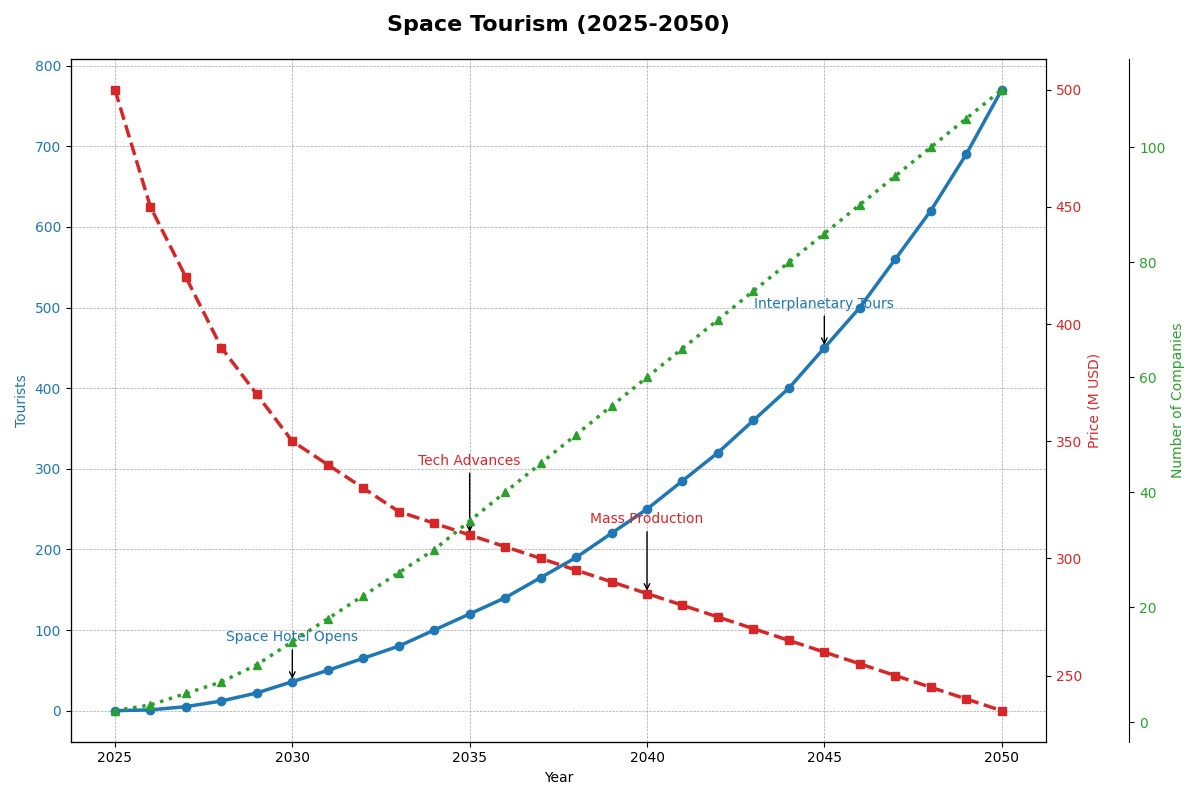

Generate this figure with Python:
import matplotlib.pyplot as plt
import numpy as np

years = np.arange(2025, 2051)

# Original data series
num_space_tourists = [
    0, 1, 5, 12, 22, 36, 50, 65, 80, 100, 120, 140, 
    165, 190, 220, 250, 285, 320, 360, 400, 450, 
    500, 560, 620, 690, 770 
]

avg_ticket_price = [
    500, 450, 420, 390, 370, 350, 340, 330, 320, 315, 
    310, 305, 300, 295, 290, 285, 280, 275, 270, 
    265, 260, 255, 250, 245, 240, 235
]

# Adding the new data series: number of companies
num_companies = [
    2, 3, 5, 7, 10, 14, 18, 22, 26, 30, 35, 40, 
    45, 50, 55, 60, 65, 70, 75, 80, 85, 
    90, 95, 100, 105, 110 
]

fig, ax1 = plt.subplots(figsize=(12, 8))

# Plotting the number of tourists
color1 = 'tab:blue'
ax1.set_xlabel('Year')
ax1.set_ylabel('Tourists', color=color1)
ax1.plot(years, num_space_tourists, color=color1, linewidth=2.5, marker='o')
ax1.tick_params(axis='y', labelcolor=color1)

ax1.set_title('Space Tourism (2025-2050)', fontsize=16, fontweight='bold', pad=20)
ax1.grid(color='gray', linestyle='--', linewidth=0.5, alpha=0.7)

milestones_tourists = {
    2030: 'Space Hotel Opens',
    2045: 'Interplanetary Tours'
}
for year, annotation in milestones_tourists.items():
    idx = years.tolist().index(year)
    tourists_val = num_space_tourists[idx]
    ax1.annotate(annotation, xy=(year, tourists_val), xytext=(year, tourists_val + 50),
                 arrowprops=dict(facecolor='tab:blue', arrowstyle='->'), fontsize=10, ha='center', color='tab:blue')

ax1.plot(years, num_space_tourists, linestyle='--', linewidth=1.5, alpha=0.7, color=color1)

# Plotting the average ticket price
ax2 = ax1.twinx()
color2 = 'tab:red'
ax2.set_ylabel('Price (M USD)', color=color2)
ax2.plot(years, avg_ticket_price, color=color2, linewidth=2.5, linestyle='dashed', marker='s')
ax2.tick_params(axis='y', labelcolor=color2)

milestones_prices = {
    2035: 'Tech Advances',
    2040: 'Mass Production'
}
for year, annotation in milestones_prices.items():
    idx = years.tolist().index(year)
    price_val = avg_ticket_price[idx]
    ax2.annotate(annotation, xy=(year, price_val), xytext=(year, price_val + 30),
                 arrowprops=dict(facecolor='tab:red', arrowstyle='->'), fontsize=10, ha='center', color='tab:red')

# Plotting the number of space tourism companies
ax3 = ax1.twinx()
ax3.spines['right'].set_position(('outward', 60))  # Move the spine outwards to make room
color3 = 'tab:green'
ax3.set_ylabel('Number of Companies', color=color3)
ax3.plot(years, num_companies, color=color3, linewidth=2.5, linestyle='dotted', marker='^')
ax3.tick_params(axis='y', labelcolor=color3)

fig.tight_layout()
plt.show()
